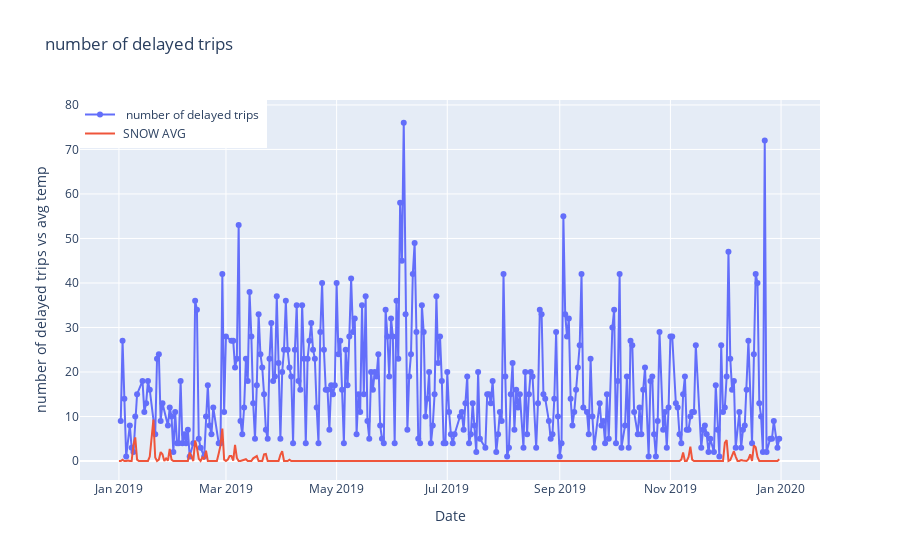

Source (notebook cell):
### Code cell
fig=go.Figure()
fig.add_trace(go.Scatter(x=df_pass_count1.index, y=df_pass_count1["Difference_in_Minutes"],
                    mode='lines+markers',
                    name='  number of delayed trips '))
fig.add_trace(go.Scatter(x=df2.index, y=df2,mode='lines',
                    name=' SNOW AVG'))
fig.update_layout(title="  number of delayed trips",
                 xaxis_title="Date",yaxis_title=" number of delayed trips vs avg temp",legend=dict(x=0,y=1,traceorder="normal"))

fig.show()

### Figure 1 — Plotly figure (JSON) as saved in the notebook; plotly's stock layout.template omitted (floating-point values rounded to 4 significant figures; data arrays with more than 128 entries replaced by an {"elided": "..."} marker saying what was removed)
{"data": [{"mode": "lines+markers", "name": "  number of delayed trips ", "type": "scatter", "x": {"elided": "327 str values"}, "y": {"elided": "327 int values"}}, {"mode": "lines", "name": " SNOW AVG", "type": "scatter", "x": {"elided": "365 str values"}, "y": {"elided": "365 float values"}}], "layout": {"legend": {"traceorder": "normal", "x": 0, "y": 1}, "title": {"text": "  number of delayed trips"}, "xaxis": {"title": {"text": "Date"}}, "yaxis": {"title": {"text": " number of delayed trips vs avg temp"}}}}
